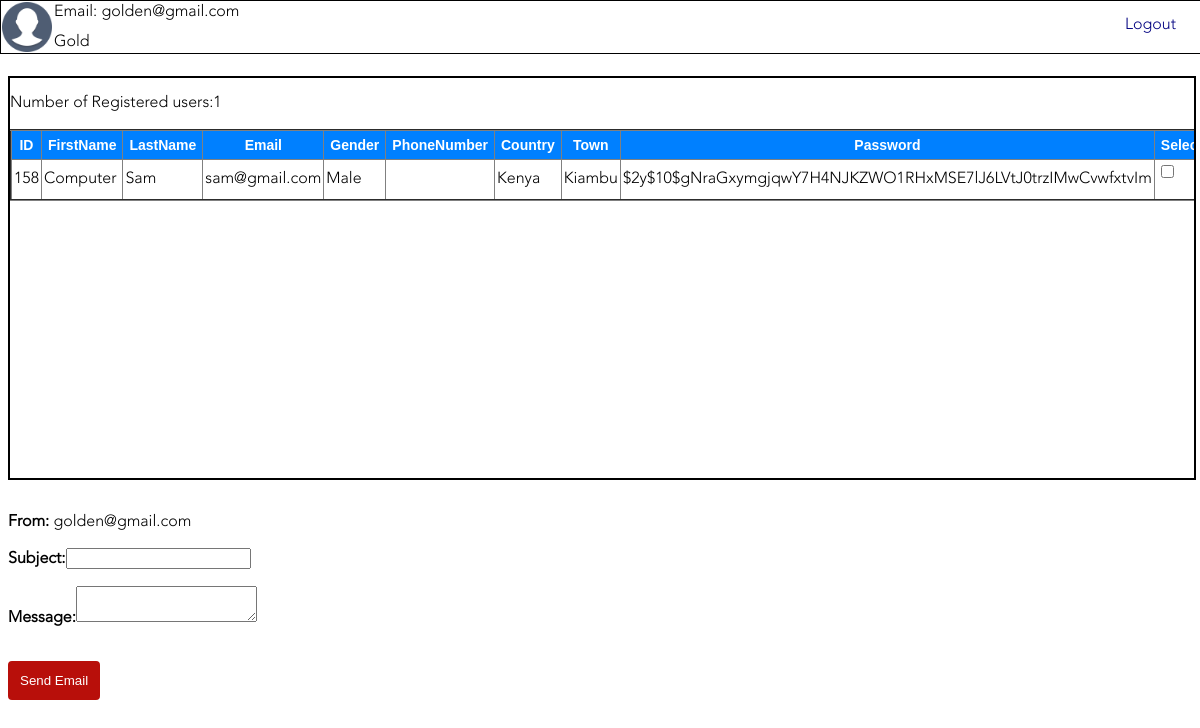
The page /Golden/MultipleEmail.php (signed in) on the database its author committed.
### tables this page shows
CREATE TABLE `users` (
  `ID` int(11) NOT NULL,
  `FirstName` varchar(24) NOT NULL,
  `LastName` varchar(24) NOT NULL,
  `Email` varchar(64) NOT NULL,
  `PhoneNumber` varchar(12) NOT NULL,
  `Country` varchar(14) NOT NULL,
  `Town` varchar(24) NOT NULL,
  `Gender` varchar(6) NOT NULL,
  `Image` mediumblob,
  `Password` varchar(64) NOT NULL,
  `Confirmed` varchar(12) NOT NULL,
  `Code` varchar(45) NOT NULL
);

### Golden/MultipleEmail.php (the view, shortened to what this page needs)
<?php
require 'Connection.php';
$profile = $_SESSION['admin_login'];
$Select =mysqli_query($Connect,"SELECT * FROM `administrator` WHERE Email_Address = '$profile' ");
while($row = mysqli_fetch_array($Select))
{
  $Username = $row['Username'];
}
?>
<html>
<head>
</head>
<div class="Header">
<img src="" height="50px" width="50px" class="Profile_pic" onerror="this.src='Images/Error.png'">
<label class="Label_Email"><?php echo"Email: $profile"?></label><a href ="Mainlogout.php" class="Logout">Logout</a>
<br><label class="Label_Username"><?php echo "$Username"?></label>
</div><br><br></br></br>
<div class="Container">
<div class="Scrollbar" style="overflow-y:scroll;height:400px;width:100%;border:2px solid black;">
<table class="table" border ="2px">
  <th>ID</th>
  <th>FirstName</th>
  <th>LastName</th>
  <th>Email</th>
  <th>Gender</th>
  <th>PhoneNumber</th>
  <th>Country</th>
  <th>Town</th>
  <th>Password</th>
  <th>Select</th>
  <?php
  $Users = mysqli_query($Connect,"SELECT * FROM `users`");
  $numrows =mysqli_num_rows($Users);
  print "<br>Number of Registered users:".$numrows."</br><br>";
  if($numrows!=0)
  {
    while($row=mysqli_fetch_array($Users))
    {
       print "<tr>";
       Print "<td>".$row['ID']."</td>";
       print "<td>".$row['FirstName']."</td>";
       print "<td>".$row['LastName']."</td>";
       print "<td>".$row['Email']."</td>";
       print "<td>".$row['Gender']."</td>";
       print "<td>".$row['PhoneNumber']."</td>";
       print "<td>".$row['Country']."</td>";
       print "<td>".$row['Town']."</td>";
       print "<td>".$row['Password']."</td>";
  ?>
       <td><form action="SendMultipleEmails.php" value="<?php echo $rows['Email'];?>" method="post">
           <input type="checkbox" value="<?php echo $rows['Email'];?>" name="check[]">
      </td>
<?php print "</tr>"; } ?>
<?php
  }else
  {
    echo "<b><br><br>There are no Users to display at this moment.</br></br></b>";
  }
   ?>
</table>
</div><br></br>
<label><b>From:</b></label><label name="from"> <?php echo $profile ?> </label><br></br>
<label><b>Subject:</b></label><input type="text" maxlength="40" name="Subject"><br></br>
<label><b>Message:</b></label><textarea spellcheck="true" name="Message"></textarea><br></br>
<br><input type="submit" name="Email" class="Delete" value="Send Email" onclick="return confirm('Confirm that you want to send an Email to the selected.')"><br></br>
</div>
</html>

### Golden/MultipleEmail.php (style rules this page uses)
.table { border-collapse: collapse; }
th { font-family:helvetica; font-size: 14px; padding: 6px; background-color:#0080FF; color:#ffffff; }
td { padding: 2px; }
input[type='submit'] { border-radius:4px; cursor:pointer; padding: 10px; background-color: #b80f0a; border: 2px solid #b80f0a; color:#ffffff; }
.Header { width: 100%; height: 20px; top:0px; left:0px; position: fixed; padding: 16px; border: solid 1px #000000; }
.Label_Email { top:4px; position: fixed; left:54px; }
.Label_Username { top:24spx; position: fixed; left:54px; }
.Profile_pic { position: fixed; left:2px; top: 2px; }
.Container { top:60px; }
.Logout { text-decoration: none; color:#000080; position: fixed; right: 2%; }

### rows shown on the page
users: ID "158", FirstName "Computer", LastName "Sam", Email "sam@gmail.com", Gender "Male", Country "Kenya", Town "Kiambu", Password "$2y$10$gNraGxymgjqwY7H4NJKZWO1RHxMSE7lJ6LVtJ0trzIMwCvwfxtvIm"

### other values the page prints
$profile "golden@gmail.com"
$Username "Gold"
